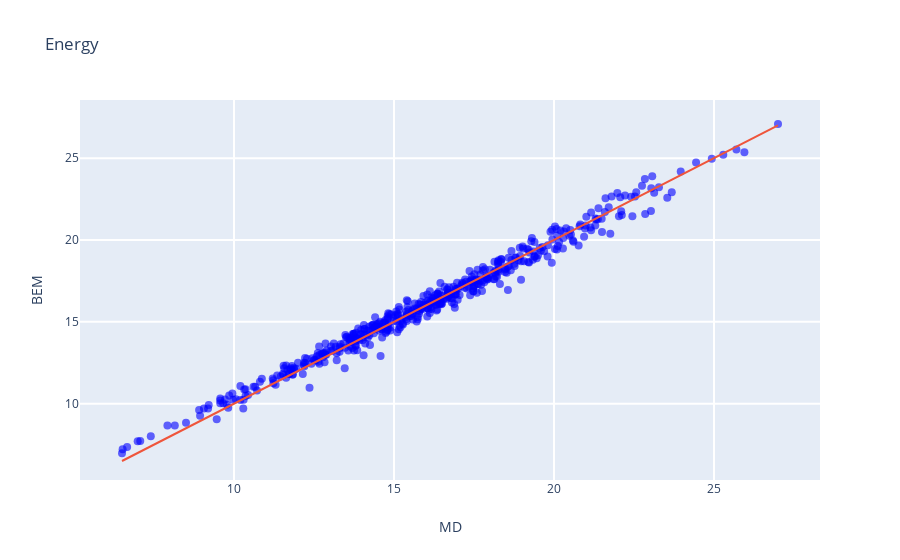

The notebook cell this image was saved under:
### Code cell
plot_correl(dGcav_e, dGcav_i, iupac)

### Figure 1 — Plotly figure (JSON) as saved in the notebook; plotly's stock layout.template omitted (floating-point values rounded to 4 significant figures; data arrays with more than 128 entries replaced by an {"elided": "..."} marker saying what was removed)
{"data": [{"hoverinfo": "text", "marker": {"color": {"elided": "497 str values"}, "opacity": 0.6, "size": 8}, "mode": "markers", "text": {"elided": "497 str values"}, "type": "scatter", "x": {"elided": "497 float values"}, "y": {"elided": "497 float values"}}, {"mode": "lines", "type": "scatter", "x": [6.5, 27], "y": [6.5, 27]}], "layout": {"hovermode": "closest", "showlegend": false, "title": {"text": "Energy"}, "xaxis": {"gridwidth": 2, "ticklen": 5, "title": {"text": "MD"}, "zeroline": false}, "yaxis": {"gridwidth": 2, "ticklen": 5, "title": {"text": "BEM"}}}}
